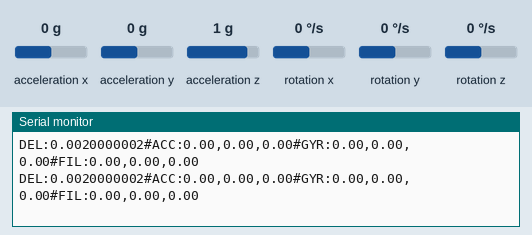
A sketch run on a simulated Arduino Uno, built with avr-gcc and run on an emulated ATmega328P. On the bench: the last lines printed to the serial monitor. Wiring (inferred from the names in the program): MPU-6050 motion sensor at I2C address 0x68. The test bench sets the inputs (shaded band); at power-on: acceleration x 0 g, acceleration y 0 g, rotation x 0 °/s, rotation y 0 °/s, rotation z 0 °/s, acceleration z 1 g.

Above: at 2.2 s.
2.3 s: acceleration x set to -1.4 g
At 3.0 s:
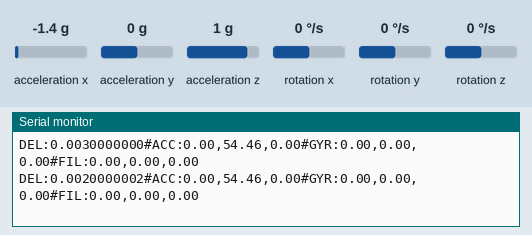
5.3 s: acceleration y set to 0.8 g
At 6.4 s:
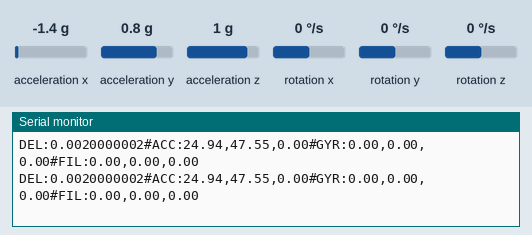
8.3 s: rotation x set to -100 °/s
At 9.0 s:
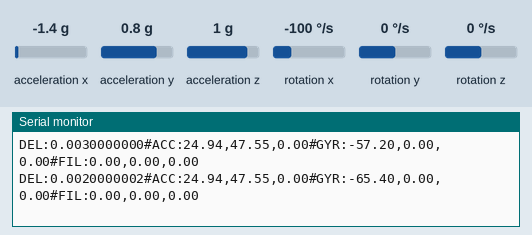
11.3 s: rotation y set to -100 °/s
At 12.2 s:
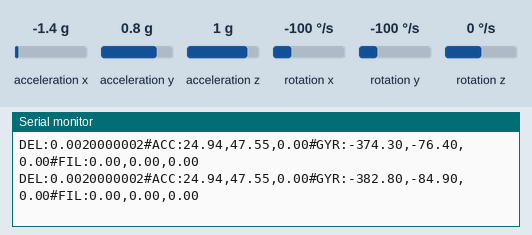
14.3 s: rotation z set to -192 °/s
At 15.1 s:
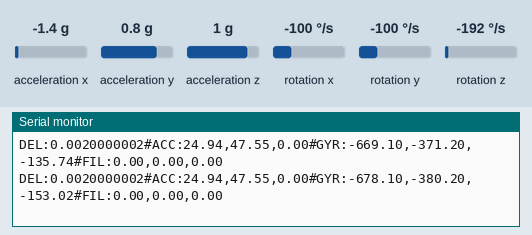
17.3 s: acceleration x set to 0 g
At 19.66 s:
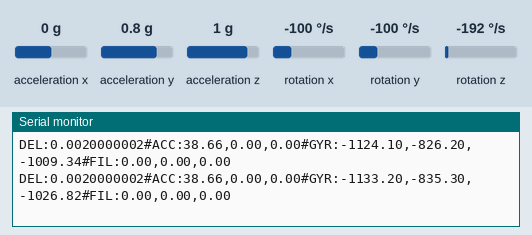
Timing chart, 0 to 21.2 s (numbered marks = the images above; inputs shaded):
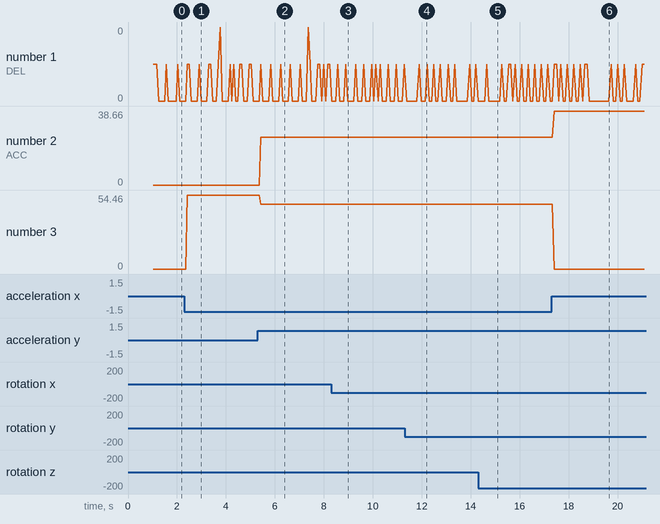

The sketch:

Prob6.ino
```cpp
#include <Wire.h>

//MPU 기본 데이터를 받기위한 변수 선언
const int MPU_addr=0x68;
int16_t AcX,AcY,AcZ,Tmp,GyX,GyY,GyZ;

void setup() {
  initMPU6050();
  Serial.begin(9600);
  calibAccelGyro();
  initDT();
}

void loop() {
  readAccelGyro();
  calcDT();
  calcAccelYPR();
  calcGyroYPR();
  calcFilteredYPR();

  static int cnt;
  cnt++;
  if(cnt%2==0)
    SendDataToProcessing();
}

//MPU 초기화 루틴
void initMPU6050()
{
  Wire.begin();
  Wire.beginTransmission(MPU_addr);
  Wire.write(0x6B);
  Wire.write(0);
  Wire.endTransmission(true);
}

// 가속소 자이로 센서의 raw data를 읽는 루틴
void readAccelGyro()
{
  Wire.beginTransmission(MPU_addr);
  Wire.write(0x3B);
  Wire.endTransmission(false);
  Wire.requestFrom(MPU_addr,14,true);
  AcX=Wire.read() << 8 | Wire.read();
  AcY=Wire.read() << 8 | Wire.read();
  AcZ=Wire.read() << 8 | Wire.read();
  Tmp=Wire.read() << 8 | Wire.read();
  GyX=Wire.read() << 8 | Wire.read();
  GyY=Wire.read() << 8 | Wire.read();
  GyZ=Wire.read() << 8 | Wire.read();
}

// 변수명 선언
float dt;
float accel_angle_x, accel_angle_y, accel_angle_z;
float gyro_angle_x, gyro_angle_y, gyro_angle_z;
float filtered_angle_x, filtered_angle_y, filtered_angle_z;
float baseAcX, baseAcY, baseAcZ;
float baseGyX, baseGyY, baseGyZ;

// Processing으로 데이터를 보내는 루틴
void SendDataToProcessing()
{
  Serial.print(F("DEL:"));
  Serial.print(dt,DEC);
  Serial.print(F("#ACC:"));
  Serial.print(accel_angle_x,2);
  Serial.print(F(","));
  Serial.print(accel_angle_y,2);
  Serial.print(F(","));
  Serial.print(accel_angle_z,2);
  Serial.print(F("#GYR:"));
  Serial.print(gyro_angle_x,2);
  Serial.print(F(","));
  Serial.print(gyro_angle_y,2);
  Serial.print(F(","));
  Serial.print(gyro_angle_z,2);
  Serial.print(F("#FIL:"));
  Serial.print(filtered_angle_x,2);
  Serial.print(F(","));
  Serial.print(filtered_angle_y,2);
  Serial.print(F(","));
  Serial.print(filtered_angle_z,2);
  Serial.println(F(""));
  delay(5);
}

// 센서들의 기본값들의 평균을 구하는 루틴
void calibAccelGyro()
{
  float sumAcX = 0, sumAcY = 0, sumAcZ = 0;
  float sumGyX = 0, sumGyY = 0, sumGyZ = 0;

  // 가속도 자이로 센서를 읽어드림
  readAccelGyro();

  //읽은 값을 토대로 평균값을 구하기
  // 우선 초기 10개의 데이터를 읽어 그 합을 구함
  for(int i=0; i<10; i++)
  {
    //readAccelGyro()로 데이터를 읽어 sumAcX, sumGyX 등에
    //초기 base 가속도, 자이로 값을 합하기
    // Hint A += a > A = A + a를 사용
    // 읽은 가속도 값 : AcX, AcY, AcZ
    // 읽은 자이로 값 : GyX, GyY, GyZ

    readAccelGyro();
    sumAcX += AcX; sumAcY += AcY; sumAcZ += AcZ;
    sumGyX += GyX; sumGyY += GyY; sumGyZ += GyZ;

    delay(100);
  }

  // 가속도계, 자이로 값의 합의 평균을 구하는 과정
  // baseAcX, baseAcY, baseAcZ, baseGyX, baseGyY, baseGyZ
  // 읽은 데이터는 총 10개
  // Hint 나누기 연산자는 "/"
  baseAcX = sumAcX / 10;
  baseAcY = sumAcY / 10;
  baseAcZ = sumAcZ / 10;

  baseGyX = sumGyX / 10;
  baseGyY = sumGyY / 10;
  baseGyZ = sumGyZ / 10;
}

// 시간 측정용 변수 선언
unsigned long t_now;
unsigned long t_prev;

//시간 초기화 루틴
void initDT()
{
  t_prev = millis();
}

// loop를 한 번 돌 때마다의 시간을 측정하는 루틴
void calcDT()
{
  // millis 함수를 사용
  // t_now와 t_prev를 사용하여 dt 구하기
  // 시간 단위는 ms이므로 sec 단위로 바꾸는 과정 필요
  t_now=millis();
  dt=(t_now-t_prev)/1000.0;
  t_prev=t_now;
}

//가속도계 값을 이용한 자세를 구하는 루틴
void calcAccelYPR()
{
  // 각 축에 대한 가속도 값 저장 변수 선언
  float accel_x, accel_y, accel_z;
  float accel_xz, accel_yz;
  //Radian to Degree 상수 선언
  const float R2D = 180 / 3.14159;

  // 각 축의 가속도값 보정
  accel_x=AcX-baseAcX;
  accel_y=AcY-baseAcY;
  accel_z=AcZ-(16384-baseAcZ);

  // accel_angle_x,y,z를 구하는 과정 ( Degree 단위 )
  // sqrt, pow, atan 함수를 사용하여 계산
  // sqrt(2) = 루트 2
  // pow(3,2) = 3^2
  // atan(1/1) = 45*pi/180 rad
  accel_yz = sqrt(pow(accel_y, 2)+pow(accel_z,2));
  accel_angle_y = atan(-accel_x / accel_yz)*R2D;

  accel_xz = sqrt(pow(accel_x,2)+pow(accel_z,2));
  accel_angle_x = atan(accel_y / accel_xz)*R2D;

  accel_angle_z = 0;
}

// 보정된 자이로 값을 저장하는 변수 선언
float gyro_x, gyro_y, gyro_z;

//자이로 값을 이용한 자세를 구하는 루틴
void calcGyroYPR()
{
  //자이로 값 보정 변수 선언
  const float GYROXYZ_TO_DEGREE_PER_SEC = 131; // 각속도 바꾸는 상수

  //자이로 값을 보정하는 단계
  gyro_x=(GyX-baseGyX) / GYROXYZ_TO_DEGREE_PER_SEC;
  gyro_y=(GyY-baseGyY) / GYROXYZ_TO_DEGREE_PER_SEC;
  gyro_z=(GyZ-baseGyZ) / GYROXYZ_TO_DEGREE_PER_SEC;

  //보정된 자이로 값을 기반으로 gyro_angle_x,y,z를 구해야함
  gyro_angle_x += gyro_x * dt;
  gyro_angle_y += gyro_y * dt;
  gyro_angle_z += gyro_z * dt;
}

//필터링 된 자세 값을 구하는 루틴
void calcFilteredYPR()
{
  // 필터를 설계하는데에 필요한 상수 선언
  const float ALPHA = 0.96;
  // 자이로를 사용한 임시 각도 저장 변수 선언
  float tmp_angle_x, tmp_angle_y, tmp_angle_z;

  // 이전 보정 각도 + 현재 자이로 센서를 이용하여 얻은 각도 (gyro_x*dt)
  // tmp_angle_x,y,z를 사용하여 저장
  tmp_angle_x = filtered_angle_x + gyro_x * dt;
  tmp_angle_y = filtered_angle_y + gyro_y * dt;
  tmp_angle_z = filtered_angle_z + gyro_z * dt;

  // filtered_angle_x,y,z를 구하는 과정
  ///////////////////채워넣기///////////////////

  /////////////////////////////////////////////
}
```

Measured:
- after the input at 2.3 s, the serial monitor: prints a new line after 0.13 s (image 1)
- after the input at 5.3 s, the serial monitor: prints a new line after 0.13 s (image 2)
- after the input at 8.3 s, the serial monitor: prints a new line after 0.10 s (image 3)
- after the input at 11.3 s, the serial monitor: prints a new line after 0.08 s (image 4)
- after the input at 14.3 s, the serial monitor: prints a new line after 0.09 s (image 5)
- after the input at 17.3 s, the serial monitor: prints a new line after 0.12 s (image 6)
- plotted number 2: 0 → 24.94 after the input at 5.3 s, 24.94 → 38.66 after the input at 17.3 s
- plotted number 3: 0 → 54.46 after the input at 2.3 s, 54.46 → 47.55 after the input at 5.3 s
